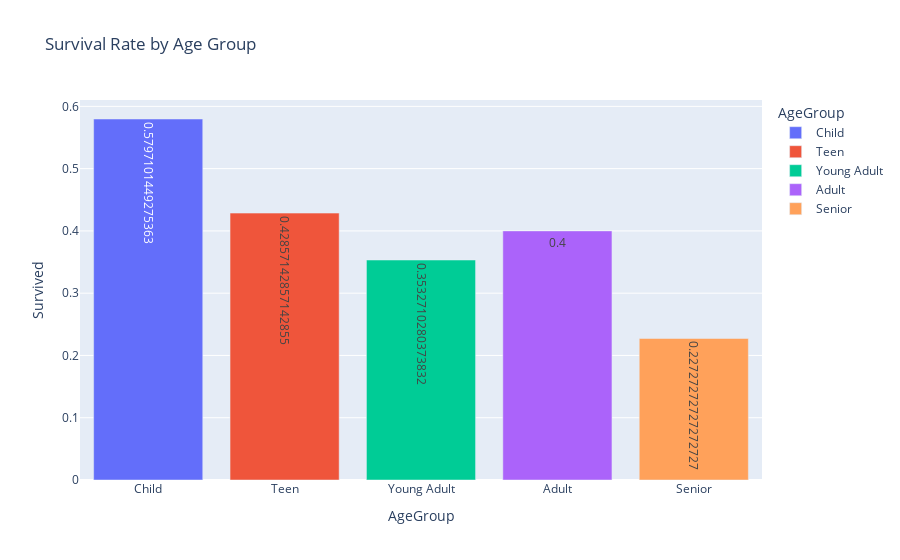

The notebook cell saved with this chart:
### Code cell
age_survival = df.groupby("AgeGroup")["Survived"].mean().reset_index()
px.bar(
    age_survival,
    x="AgeGroup",
    y="Survived",
    title="Survival Rate by Age Group",
    color="AgeGroup",
    text="Survived",
)

### Figure 1 — Plotly figure (JSON) as saved in the notebook; plotly's stock layout.template omitted (floating-point values rounded to 4 significant figures)
{"data": [{"alignmentgroup": "True", "hovertemplate": "AgeGroup=%{x}<br>Survived=%{text}<extra></extra>", "legendgroup": "Child", "marker": {"color": "#636efa", "pattern": {"shape": ""}}, "name": "Child", "offsetgroup": "Child", "orientation": "v", "showlegend": true, "text": [0.5797], "textposition": "auto", "type": "bar", "x": ["Child"], "xaxis": "x", "y": [0.5797], "yaxis": "y"}, {"alignmentgroup": "True", "hovertemplate": "AgeGroup=%{x}<br>Survived=%{text}<extra></extra>", "legendgroup": "Teen", "marker": {"color": "#EF553B", "pattern": {"shape": ""}}, "name": "Teen", "offsetgroup": "Teen", "orientation": "v", "showlegend": true, "text": [0.4286], "textposition": "auto", "type": "bar", "x": ["Teen"], "xaxis": "x", "y": [0.4286], "yaxis": "y"}, {"alignmentgroup": "True", "hovertemplate": "AgeGroup=%{x}<br>Survived=%{text}<extra></extra>", "legendgroup": "Young Adult", "marker": {"color": "#00cc96", "pattern": {"shape": ""}}, "name": "Young Adult", "offsetgroup": "Young Adult", "orientation": "v", "showlegend": true, "text": [0.3533], "textposition": "auto", "type": "bar", "x": ["Young Adult"], "xaxis": "x", "y": [0.3533], "yaxis": "y"}, {"alignmentgroup": "True", "hovertemplate": "AgeGroup=%{x}<br>Survived=%{text}<extra></extra>", "legendgroup": "Adult", "marker": {"color": "#ab63fa", "pattern": {"shape": ""}}, "name": "Adult", "offsetgroup": "Adult", "orientation": "v", "showlegend": true, "text": [0.4], "textposition": "auto", "type": "bar", "x": ["Adult"], "xaxis": "x", "y": [0.4], "yaxis": "y"}, {"alignmentgroup": "True", "hovertemplate": "AgeGroup=%{x}<br>Survived=%{text}<extra></extra>", "legendgroup": "Senior", "marker": {"color": "#FFA15A", "pattern": {"shape": ""}}, "name": "Senior", "offsetgroup": "Senior", "orientation": "v", "showlegend": true, "text": [0.2273], "textposition": "auto", "type": "bar", "x": ["Senior"], "xaxis": "x", "y": [0.2273], "yaxis": "y"}], "layout": {"barmode": "relative", "legend": {"title": {"text": "AgeGroup"}, "tracegroupgap": 0}, "title": {"text": "Survival Rate by Age Group"}, "xaxis": {"anchor": "y", "categoryarray": ["Child", "Teen", "Young Adult", "Adult", "Senior"], "categoryorder": "array", "domain": [0, 1], "title": {"text": "AgeGroup"}}, "yaxis": {"anchor": "x", "domain": [0, 1], "title": {"text": "Survived"}}}}
